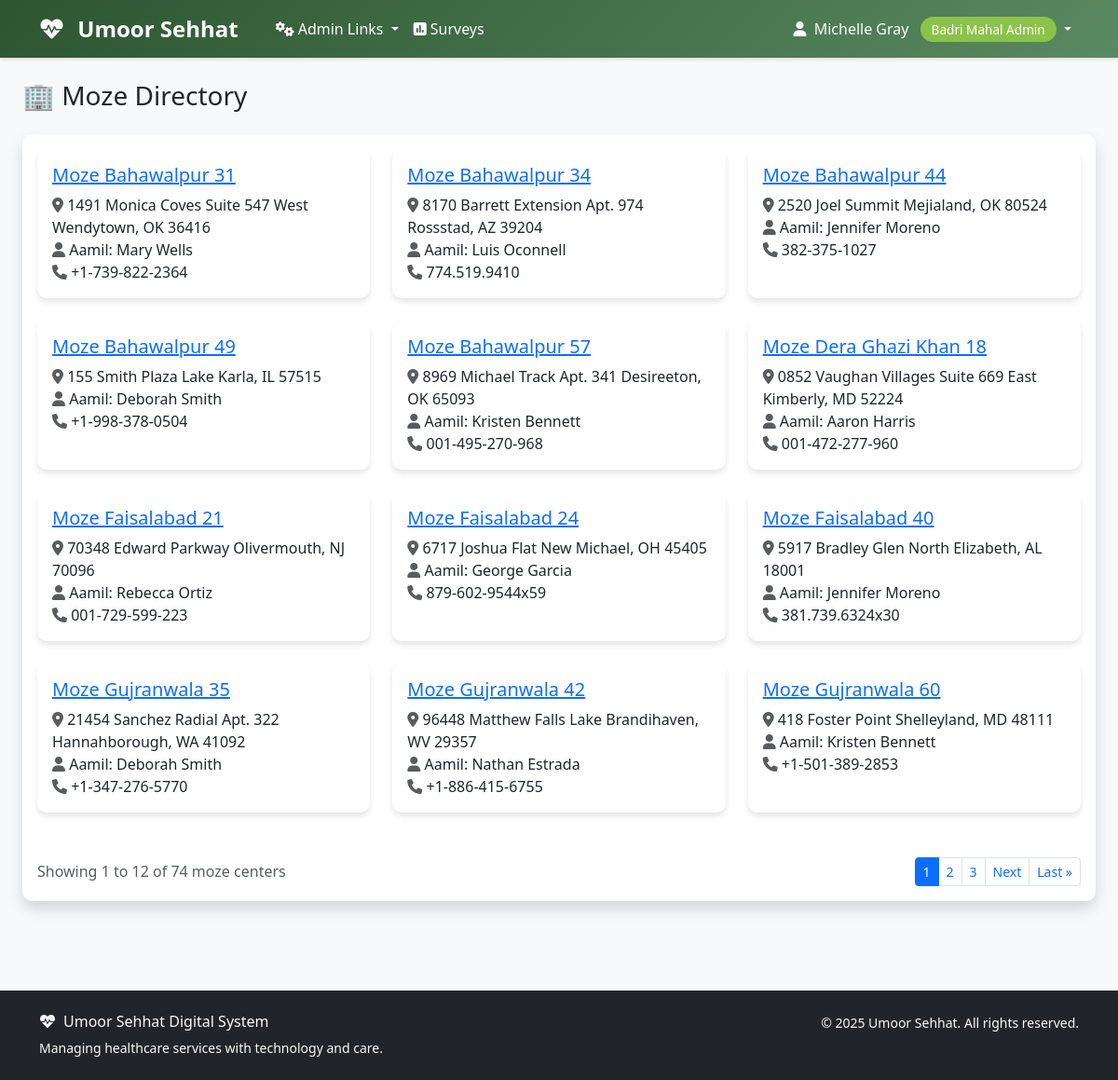
/moze/list/ (signed in), run on the app's committed database.
### accounts/models.py (models this page shows, shortened)
class User(AbstractUser):
    ROLE_CHOICES = [
        ('aamil', 'Aamil'),
        ('moze_coordinator', 'Moze Coordinator'),
        ('doctor', 'Doctor'),
        ('student', 'Student'),
        ('badri_mahal_admin', 'Badri Mahal Admin'),
    ]
    role = models.CharField(max_length=20, choices=ROLE_CHOICES, default='student')
    its_id = models.CharField(
        max_length=8,
        unique=True,
        null=True,
        blank=True,
        validators=[RegexValidator(
            regex=r'^\d{8}$',
            message='ITS ID must be exactly 8 digits',
            code='invalid_its_id'
        )],
        help_text='8-digit ITS ID'
    )
    phone_number = models.CharField(max_length=15, blank=True, null=True)
    profile_photo = models.URLField(blank=True, null=True)
    arabic_name = models.CharField(max_length=100, blank=True, null=True)
    age = models.PositiveIntegerField(blank=True, null=True)
    verified_certificate = models.FileField(upload_to='certificates/', blank=True, null=True)
    specialty = models.CharField(max_length=100, blank=True, null=True)
    college = models.CharField(max_length=100, blank=True, null=True)  # For students
    specialization = models.CharField(max_length=100, blank=True, null=True)  # For students
    created_at = models.DateTimeField(auto_now_add=True)
    updated_at = models.DateTimeField(auto_now=True)
    def get_full_name(self):
        if self.arabic_name:
            return self.arabic_name
        return super().get_full_name() or self.username
    @property
    def is_aamil(self):
        return self.role == 'aamil'
    @property
    def is_moze_coordinator(self):
        return self.role == 'moze_coordinator'
    @property
    def is_doctor(self):
        return self.role == 'doctor'
    @property
    def is_student(self):
        return self.role == 'student'
    @property
    def is_admin(self):
        return self.role == 'badri_mahal_admin' or self.is_superuser
    class Meta:
        verbose_name = 'User'
        verbose_name_plural = 'Users'
        ordering = ['first_name', 'last_name']

### moze/models.py (models this page shows, shortened)
class Moze(models.Model):
    name = models.CharField(max_length=100, unique=True)
    location = models.CharField(max_length=200)
    address = models.TextField(blank=True, null=True)
    aamil = models.ForeignKey(
        settings.AUTH_USER_MODEL,
        on_delete=models.CASCADE,
        related_name='managed_mozes',
        limit_choices_to={'role': 'aamil'}
    )
    team_members = models.ManyToManyField(
        settings.AUTH_USER_MODEL,
        related_name='moze_teams',
        blank=True,
        help_text='Team members assigned to this Moze'
    )
    moze_coordinator = models.ForeignKey(
        settings.AUTH_USER_MODEL,
        on_delete=models.SET_NULL,
        null=True,
        blank=True,
        related_name='coordinated_mozes',
        limit_choices_to={'role': 'moze_coordinator'}
    )
    established_date = models.DateField(blank=True, null=True)
    is_active = models.BooleanField(default=True)
    capacity = models.PositiveIntegerField(default=100, help_text='Maximum patient capacity')
    contact_phone = models.CharField(max_length=15, blank=True, null=True)
    contact_email = models.EmailField(blank=True, null=True)
    created_at = models.DateTimeField(auto_now_add=True)
    updated_at = models.DateTimeField(auto_now=True)
    class Meta:
        verbose_name = 'Moze'
        verbose_name_plural = 'Mozes'
        ordering = ['name']

### moze/views.py (the view, shortened to what this page needs)
class MozeListView(LoginRequiredMixin, MozeAccessMixin, ListView):
    model = Moze
    template_name = 'moze/moze_list.html'
    context_object_name = 'mozes'
    paginate_by = 12
    def get_queryset(self):
        user = self.request.user
        if user.is_admin:
            queryset = Moze.objects.all()
        elif user.role == 'aamil':
            queryset = user.managed_mozes.all()
        elif user.role == 'moze_coordinator':
            queryset = user.coordinated_mozes.all()
        else:
            queryset = Moze.objects.none()
        search = self.request.GET.get('search')
        status = self.request.GET.get('status')
        if status == 'active':
            queryset = queryset.filter(is_active=True)
        elif status == 'inactive':
            queryset = queryset.filter(is_active=False)
        location = self.request.GET.get('location')
        if location:
            queryset = queryset.filter(location__icontains=location)
        return queryset.select_related('aamil', 'moze_coordinator').prefetch_related('team_members')
    def get_context_data(self, **kwargs):
        context = super().get_context_data(**kwargs)
        context['search_query'] = self.request.GET.get('search', '')
        context['status_filter'] = self.request.GET.get('status', '')
        context['location_filter'] = self.request.GET.get('location', '')
        context['locations'] = Moze.objects.values_list('location', flat=True).distinct()
        return context

### moze/views.py (called while the page is built)
    def test_func(self):
        return (self.request.user.is_admin or
                self.request.user.role == 'aamil' or
                self.request.user.role == 'moze_coordinator')

### templates/moze/moze_list.html (shortened to what this page needs)
{% extends 'base.html' %}
{% block content %}
<div class="container-fluid">
    <div class="row mb-4">
        <div class="col-12">
            <h1 class="h3 mb-0 text-gray-800">🏢 Moze Directory</h1>
        </div>
    </div>
    <div class="card shadow mb-4">
        <div class="card-body">
            {% if mozes %}
                <div class="row">
                    {% for moze in mozes %}
                    <div class="col-md-6 col-lg-4 mb-4">
                        <div class="card h-100">
                            <div class="card-body">
                                <h5 class="card-title">
                                    <a href="{% url 'moze:detail' moze.pk %}">{{ moze.name }}</a>
                                </h5>
                                <p class="card-text">
                                    <i class="fas fa-map-marker-alt text-muted"></i> {{ moze.address }}<br>
                                    <i class="fas fa-user text-muted"></i> Aamil: {{ moze.aamil.get_full_name }}<br>
                                    <i class="fas fa-phone text-muted"></i> {{ moze.contact_phone }}
                                </p>
                            </div>
                        </div>
                    </div>
                    {% endfor %}
                </div>
                {% if is_paginated %}
                <div class="d-flex justify-content-between align-items-center mt-4">
                    <div class="text-muted">
                        Showing {{ page_obj.start_index }} to {{ page_obj.end_index }} of {{ page_obj.paginator.count }} moze centers
                    </div>
                    <nav aria-label="Moze pagination">
                        <ul class="pagination pagination-sm mb-0">
                            {% for num in page_obj.paginator.page_range %}
                                {% if page_obj.number == num %}
                                    <li class="page-item active">
                                        <span class="page-link">{{ num }}</span>
                                    </li>
                                {% elif num > page_obj.number|add:'-3' and num < page_obj.number|add:'3' %}
                                    <li class="page-item">
                                        <a class="page-link" href="?page={{ num }}">{{ num }}</a>
                                    </li>
                                {% endif %}
                            {% endfor %}
                            {% if page_obj.has_next %}
                                <li class="page-item">
                                    <a class="page-link" href="?page={{ page_obj.next_page_number }}">Next</a>
                                </li>
                                <li class="page-item">
                                    <a class="page-link" href="?page={{ page_obj.paginator.num_pages }}">Last &raquo;</a>
                                </li>
                            {% endif %}
                        </ul>
                    </nav>
                </div>
                {% endif %}
            {% else %}
                <p class="text-muted">No mozes registered yet.</p>
            {% endif %}
        </div>
    </div>
</div>
{% endblock %}

### templates/base.html (shortened to what this page needs)
<!DOCTYPE html>
<html lang="en">
<head>
    <link href="https://cdn.jsdelivr.net/npm/bootstrap@5.3.0/dist/css/bootstrap.min.css" rel="stylesheet">
    <link href="https://cdnjs.cloudflare.com/ajax/libs/font-awesome/6.0.0/css/all.min.css" rel="stylesheet">
</head>
<body>
    <nav class="navbar navbar-expand-lg navbar-custom">
        <div class="container">
            <a class="navbar-brand text-white" href="{% url 'dashboard' %}">
                <i class="fas fa-heartbeat me-2"></i>
                Umoor Sehhat
            </a>
            <div class="collapse navbar-collapse" id="navbarNav">
                {% if user.is_authenticated %}
                    <ul class="navbar-nav me-auto">
                        {% if user.is_admin %}
                            <li class="nav-item dropdown">
                                <a class="nav-link dropdown-toggle" href="#" id="adminDropdown" role="button" data-bs-toggle="dropdown" aria-expanded="false">
                                    <i class="fas fa-cogs me-1"></i>Admin Links
                                </a>
                            </li>
                        {% endif %}
                        <li class="nav-item">
                            <a class="nav-link" href="{% url 'surveys:list' %}" class="text-decoration-none">
                                <i class="fas fa-poll me-1"></i>Surveys
                            </a>
                        </li>
                    </ul>
                    <ul class="navbar-nav">
                        <li class="nav-item dropdown">
                            <a class="nav-link dropdown-toggle" href="#" id="navbarDropdown" role="button" data-bs-toggle="dropdown">
                                <i class="fas fa-user me-1"></i>
                                {{ user.get_full_name|default:user.username }}
                                <span class="role-badge ms-2">{{ user.get_role_display }}</span>
                            </a>
                        </li>
                    </ul>
                {% endif %}
            </div>
        </div>
    </nav>
    <main class="container-fluid py-4">
        {% block content %}{% endblock %}
    </main>
    <footer class="bg-dark text-light py-4 mt-5">
        <div class="container">
            <div class="row">
                <div class="col-md-6">
                    <h6><i class="fas fa-heartbeat me-2"></i>Umoor Sehhat Digital System</h6>
                    <p class="small mb-0">Managing healthcare services with technology and care.</p>
                </div>
                <div class="col-md-6 text-md-end">
                    <p class="small mb-0">
                        &copy; {% now "Y" %} Umoor Sehhat. All rights reserved.
                    </p>
                </div>
            </div>
        </div>
    </footer>
</body>
</html>

### templates/base.html (style rules this page uses)
:root { --primary-color: #2c5530; --secondary-color: #5a8a61; --accent-color: #8bc34a; --text-dark: #2d3436; --bg-light: #f8f9fa; }
body { font-family: 'Segoe UI', Tahoma, Geneva, Verdana, sans-serif; background-color: var(--bg-light); }
.navbar-brand { font-weight: bold; color: white !important; font-size: 1.5rem; margin-right: 2rem; }
.navbar-custom { background: linear-gradient(135deg, var(--primary-color), var(--secondary-color)); box-shadow: 0 2px 4px rgba(0,0,0,.1); }
.navbar-custom .navbar-nav .nav-link { color: white !important; font-weight: 500; transition: all 0.3s ease; }
.card { border: none; border-radius: 10px; box-shadow: 0 4px 6px rgba(0,0,0,.1); transition: transform 0.3s ease; }
.role-badge { background: var(--accent-color); color: white; padding: 4px 12px; border-radius: 20px; font-size: 0.85rem; font-weight: 500; }

### data on the page
User: get_full_name "Michelle Gray", role "Badri Mahal Admin"
Moze: name "Moze Bahawalpur 31", address "1491 Monica Coves Suite 547 West Wendytown, OK 36416", aamil.get_full_name "Mary Wells", contact_phone "+1-739-822-2364"
Moze: name "Moze Bahawalpur 34", address "8170 Barrett Extension Apt. 974 Rossstad, AZ 39204", aamil.get_full_name "Luis Oconnell", contact_phone "774.519.9410"
Moze: name "Moze Bahawalpur 44", address "2520 Joel Summit Mejialand, OK 80524", aamil.get_full_name "Jennifer Moreno", contact_phone "382-375-1027"
Moze: name "Moze Bahawalpur 49", address "155 Smith Plaza Lake Karla, IL 57515", aamil.get_full_name "Deborah Smith", contact_phone "+1-998-378-0504"
Moze: name "Moze Bahawalpur 57", address "8969 Michael Track Apt. 341 Desireeton, OK 65093", aamil.get_full_name "Kristen Bennett", contact_phone "001-495-270-968"
Moze: name "Moze Dera Ghazi Khan 18", address "0852 Vaughan Villages Suite 669 East Kimberly, MD 52224", aamil.get_full_name "Aaron Harris", contact_phone "001-472-277-960"
Moze: name "Moze Faisalabad 21", address "70348 Edward Parkway Olivermouth, NJ 70096", aamil.get_full_name "Rebecca Ortiz", contact_phone "001-729-599-223"
Moze: name "Moze Faisalabad 24", address "6717 Joshua Flat New Michael, OH 45405", aamil.get_full_name "George Garcia", contact_phone "879-602-9544x59"
Moze: name "Moze Faisalabad 40", address "5917 Bradley Glen North Elizabeth, AL 18001", aamil.get_full_name "Jennifer Moreno", contact_phone "381.739.6324x30"
Moze: name "Moze Gujranwala 35", address "21454 Sanchez Radial Apt. 322 Hannahborough, WA 41092", aamil.get_full_name "Deborah Smith", contact_phone "+1-347-276-5770"
Moze: name "Moze Gujranwala 42", address "96448 Matthew Falls Lake Brandihaven, WV 29357", aamil.get_full_name "Nathan Estrada", contact_phone "+1-886-415-6755"
Moze: name "Moze Gujranwala 60", address "418 Foster Point Shelleyland, MD 48111", aamil.get_full_name "Kristen Bennett", contact_phone "+1-501-389-2853"

### other printed values
{{ page_obj.start_index }} "1"
{{ page_obj.end_index }} "12"
{{ page_obj.paginator.count }} "74"
{{ num }} "1"
{{ num }} "2" "3"
